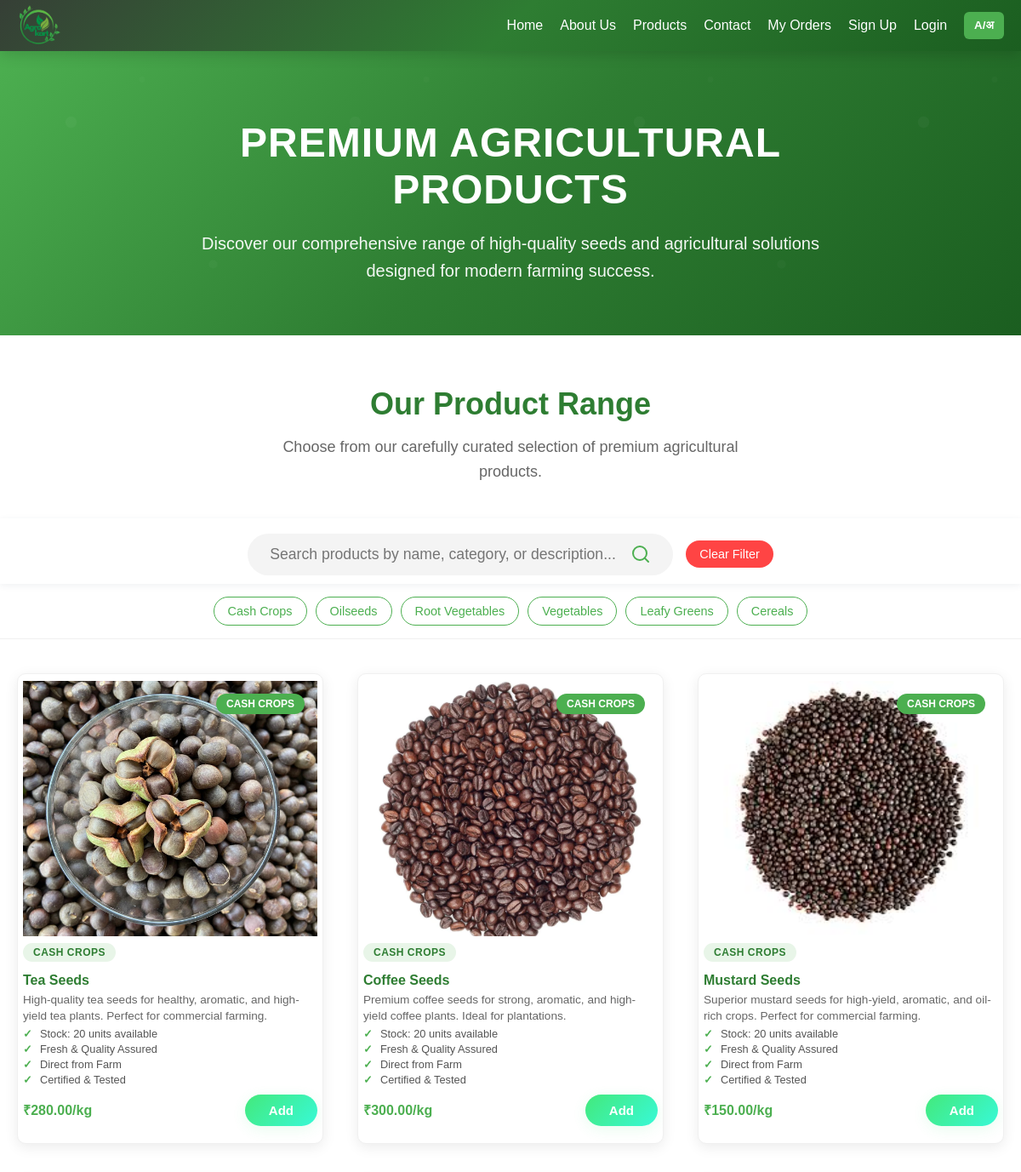
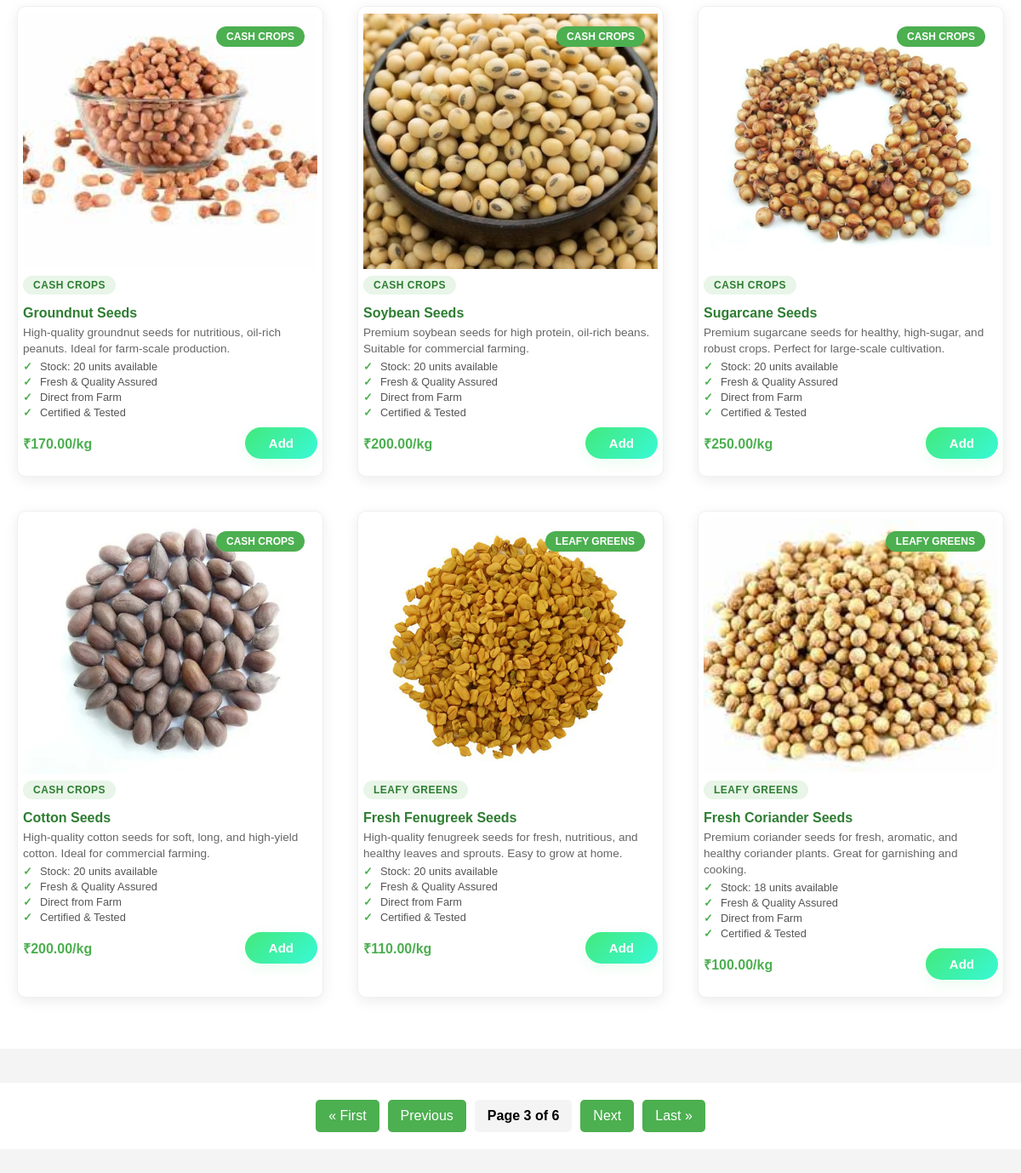
/product/?page=3, run on the app's committed database (2 pictures, top to bottom).
### core/models.py (models this page shows, shortened)
class Product(models.Model):
    name = models.CharField(max_length=200)
    name_mr = models.CharField(max_length=200, blank=True, null=True, verbose_name="Name in Marathi")
    description = models.TextField()
    description_mr = models.TextField(blank=True, null=True, verbose_name="Description in Marathi")
    price = models.DecimalField(max_digits=10, decimal_places=2)
    stock_quantity = models.IntegerField(default=0)
    image = models.ImageField(upload_to='products/', blank=True, null=True)
    category = models.CharField(max_length=100, blank=True)
    category_mr = models.CharField(max_length=100, blank=True, null=True, verbose_name="Category in Marathi")
    is_active = models.BooleanField(default=True)
    is_low_stock = models.BooleanField(default=False)
    created_at = models.DateTimeField(auto_now_add=True)
    class Meta:
        ordering = ['-created_at']

### core/views.py (the view, shortened to what this page needs)
# urls.py: path('product/', views.product_view, name='product'),
def product_view(request):
    from django.core.paginator import Paginator
    from django.db.models import Q
    search_query = request.GET.get('search', '')
    category_filter = request.GET.get('category', '')
    products = Product.objects.filter(is_active=True)
    if category_filter:
        products = products.filter(category__iexact=category_filter)
    products = products.order_by('-created_at')
    paginator = Paginator(products, 9)
    page_number = request.GET.get('page')
    page_obj = paginator.get_page(page_number)
    categories = [
        'Cash Crops',
        'Oilseeds',
        'Root Vegetables',
        'Vegetables',
        'Leafy Greens',
        'Cereals'
    ]
    return render(request, 'core/Product.html', {
        'products': page_obj,
        'categories': categories,
        'page_obj': page_obj,
        'search_query': search_query,
        'category_filter': category_filter
    })

### core/templates/core/Product.html (shortened to what this page needs)
{% load static %}
{% include "core/base_header.html" %}
<!DOCTYPE html>
<html lang="en">
<head>
</head>
<body>
  <section class="hero-section">
    <div class="hero-content">
      <h1 class="lang-text" data-en="Premium Agricultural Products" data-mr="प्रीमियम कृषी उत्पादने">Premium Agricultural Products</h1>
      <p class="lang-text"
         data-en="Discover our comprehensive range of high-quality seeds and agricultural solutions designed for modern farming success."
         data-mr="आधुनिक शेतीच्या यशासाठी डिझाइन केलेल्या उच्च दर्जाच्या बियाण्यांची आणि कृषी उपायांची आमची व्यापक श्रेणी शोधा.">
      </p>
    </div>
  </section>
  <section class="product-range-header">
    <h2 class="lang-text" data-en="Our Product Range" data-mr="आमची उत्पादन श्रेणी">Our Product Range</h2>
    <p class="lang-text"
       data-en="Choose from our carefully curated selection of premium agricultural products."
       data-mr="आमच्या काळजीपूर्वक निवडलेल्या प्रीमियम कृषी उत्पादनांमधून निवडा.">
    </p>
  </section>
  <div style="width:100%;background:#fff;box-shadow:0 2px 8px rgba(44,62,80,0.07);padding:18px 0 10px 0;display:flex;justify-content:center;align-items:center;z-index:10;position:relative;">
    <form method="GET" action="." style="display:flex;align-items:center;max-width:500px;width:100%;background:#f4f4f4;border-radius:30px;padding:6px 18px;">
      <input name="search" id="product-search-input" type="text" placeholder="Search products by name, category, or description..." value="{{ search_query|default:'' }}" style="flex:1;border:none;background:transparent;font-size:1.1rem;padding:8px 0 8px 8px;outline:none;">
      <button type="submit" style="background:none;border:none;cursor:pointer;padding:0 8px;">
        <svg width="24" height="24" fill="none" stroke="#4CAF50" stroke-width="2" stroke-linecap="round" stroke-linejoin="round"><circle cx="11" cy="11" r="8"/><line x1="21" y1="21" x2="16.65" y2="16.65"/></svg>
      </button>
    </form>
    <button onclick="clearAllFilters()" style="margin-left:15px;background:#ff4444;color:white;border:none;border-radius:20px;padding:8px 16px;font-size:0.9rem;font-weight:500;cursor:pointer;transition:all 0.3s ease;">
      Clear Filter
    </button>
  </div>
  <div style="width:100%;background:#fff;padding:15px 0;display:flex;justify-content:center;flex-wrap:wrap;gap:10px;border-bottom:1px solid #f0f0f0;">
    {% for cat in categories %}
      <a href="javascript:void(0);"
         class="category-btn {% if category_filter == cat %}category-btn-active{% endif %}"
         onclick="filterProducts('{{ cat|urlencode }}')">
        {{ cat }}
      </a>
    {% endfor %}
  </div>
  <section class="products-section">
    {% if products %}
      {% for product in products %}
        {% if product.is_active %}
          <div class="product-card">
            <div class="product-image-container">
              {% if product.image %}
                <img src="{{ product.image.url }}" alt="{{ product.name }}">
              {% else %}
                <img src="{% static 'images/agrokart.png' %}" alt="{{ product.name }}">
              {% endif %}
              {% if product.category %}
                <div class="product-badge">{{ product.category }}</div>
              {% endif %}
            </div>
            <div class="product-content">
              <div class="product-category">{{ product.category|upper|default:"SEEDS" }}</div>
              <h3>{{ product.name }}</h3>
              <p class="product-description">
                {{ product.description|truncatewords:20 }}
              </p>
              <ul class="product-features">
                <li>Stock: {{ product.stock_quantity }} units available</li>
                <li>Fresh & Quality Assured</li>
                <li>Direct from Farm</li>
                <li>Certified & Tested</li>
              </ul>
              <div class="product-footer">
                <div class="product-price">₹{{ product.price }}/kg</div>
                <button class="add-btn" data-product-id="{{ product.id }}">Add</button>
              </div>
            </div>
          </div>
        {% endif %}
      {% endfor %}
    {% else %}
      <div class="no-products">
        <h3>No products available at the moment</h3>
        <p>Please check back later or contact admin to add products.</p>
      </div>
    {% endif %}
  </section>
  {% if page_obj and page_obj.paginator.num_pages > 1 %}
  <div class="pagination-container" style="text-align: center; margin: 40px 0; padding: 20px; background: white;">
    <div class="pagination" style="display: inline-flex; gap: 10px; align-items: center;">
      {% if page_obj.has_previous %}
        <a href="?page=1" class="pagination-btn" style="padding: 10px 15px; background: #4CAF50; color: white; text-decoration: none; border-radius: 5px;">&laquo; First</a>
        <a href="?page={{ page_obj.previous_page_number }}" class="pagination-btn" style="padding: 10px 15px; background: #4CAF50; color: white; text-decoration: none; border-radius: 5px;">Previous</a>
      {% endif %}
      <span class="current-page" style="padding: 10px 15px; background: #f4f4f4; border-radius: 5px; font-weight: bold;">
        Page {{ page_obj.number }} of {{ page_obj.paginator.num_pages }}
      </span>
      {% if page_obj.has_next %}
        <a href="?page={{ page_obj.next_page_number }}" class="pagination-btn" style="padding: 10px 15px; background: #4CAF50; color: white; text-decoration: none; border-radius: 5px;">Next</a>
        <a href="?page={{ page_obj.paginator.num_pages }}" class="pagination-btn" style="padding: 10px 15px; background: #4CAF50; color: white; text-decoration: none; border-radius: 5px;">Last &raquo;</a>
      {% endif %}
    </div>
  </div>
  {% endif %}
</body>
</html>

### core/templates/core/Product.html (style rules this page uses)
* { margin: 0; padding: 0; box-sizing: border-box; font-family: 'Poppins', sans-serif; }
body { background-color: #f4f4f4; overflow-x: hidden; padding-top: 60px; }
.hero-section { background: linear-gradient(135deg, #4CAF50, #2E7D32, #1B5E20); color: white; text-align: center; padding: 80px 20px 60px; position: relative; overflow: hidden; }
.hero-section::before { content: ''; position: absolute; top: 0; left: 0; right: 0; bottom: 0; opacity: 0.3; }
.hero-content { position: relative; z-index: 2; max-width: 800px; margin: 0 auto; }
.hero-section h1 { font-size: 48px; font-weight: bold; margin-bottom: 20px; text-transform: uppercase; letter-spacing: 1px; }
.hero-section p { font-size: 20px; line-height: 1.6; opacity: 0.95; }
.product-range-header { text-align: center; padding: 60px 20px 40px; background: white; }
.product-range-header h2 { font-size: 36px; color: #2E7D32; margin-bottom: 15px; font-weight: bold; }
.product-range-header p { font-size: 18px; color: #666; max-width: 600px; margin: 0 auto; line-height: 1.6; }
.products-section { padding: 30px 10px 40px 10px; background: white; display: grid; grid-template-columns: repeat(3, 1fr); gap: 40px; max-width: 1300px; margin: 0 auto; }
.product-card { background: white; border-radius: 10px; box-shadow: 0 4px 16px rgba(0,0,0,0.08); overflow: hidden; transition: all 0.2s ease; position: relative; border: 1px solid #f0f0f0; height: 100%; min-height: 180px; margin-bottom: 12px; padding: 8px 6px 8px 6px; max-width: 400px; width: 100%; justify-self: center; }
.product-image-container { position: relative; overflow: hidden; }
.product-card img { width: 100%; height: 300px; object-fit: cover; transition: transform 0.3s ease; }
.product-badge { position: absolute; top: 15px; right: 15px; background: #4CAF50; color: white; padding: 5px 12px; border-radius: 20px; font-size: 12px; font-weight: bold; text-transform: uppercase; }
.product-content { padding: 8px 0 0 0; }
.product-category { display: inline-block; background: #E8F5E8; color: #2E7D32; padding: 4px 12px; border-radius: 15px; font-size: 12px; font-weight: bold; text-transform: uppercase; margin-bottom: 12px; letter-spacing: 0.5px; }
.product-content h3 { font-size: 1rem; font-weight: bold; margin-bottom: 4px; color: #2E7D32; line-height: 1.2; }
.product-description { font-size: 0.85rem; color: #666; margin-bottom: 4px; line-height: 1.4; }
.product-features { list-style: none; margin-bottom: 8px; }
.product-features li { font-size: 0.8rem; color: #555; margin-bottom: 3px; position: relative; padding-left: 20px; }
.product-features li::before { content: '✓'; position: absolute; left: 0; color: #4CAF50; font-weight: bold; }
.product-footer { display: flex; justify-content: space-between; align-items: center; margin-top: 10px; flex-direction: row; gap: 8px; align-items: center; }
.product-price { font-size: 1rem; font-weight: bold; color: #4CAF50; }
@media (max-width: 1200px) { .products-section { grid-template-columns: repeat(auto-fit, minmax(300px, 1fr)); padding: 40px 20px 60px 20px; } }
.add-btn { background: linear-gradient(135deg, #43e97b 0%, #38f9d7 100%); color: #fff; padding: 10px 28px; border: none; border-radius: 25px; font-size: 15px; font-weight: 600; box-shadow: 0 4px 16px rgba(67,233,123,0.12); cursor: pointer; transition: background 0.3s, box-shadow 0.3s, transform 0.2s; outline: none; margin-left: 10px; }
.category-btn { padding: 8px 16px; border-radius: 20px; text-decoration: none; font-size: 0.9rem; font-weight: 500; transition: all 0.3s ease; border: 1px solid #4CAF50; color: #4CAF50; background: transparent; }

### data on the page
Product: image (picture), category "CASH CROPS", name "Tea Seeds", description "High-quality tea seeds for healthy, aromatic, and high-yield tea plants. Perfect for commercial farming.", stock_quantity "20", price "280.00"
Product: image (picture), category "CASH CROPS", name "Coffee Seeds", description "Premium coffee seeds for strong, aromatic, and high-yield coffee plants. Ideal for plantations.", stock_quantity "20", price "300.00"
Product: image (picture), category "CASH CROPS", name "Mustard Seeds", description "Superior mustard seeds for high-yield, aromatic, and oil-rich crops. Perfect for commercial farming.", stock_quantity "20", price "150.00"
Product: image (picture), category "CASH CROPS", name "Groundnut Seeds", description "High-quality groundnut seeds for nutritious, oil-rich peanuts. Ideal for farm-scale production.", stock_quantity "20", price "170.00"
Product: image (picture), category "CASH CROPS", name "Soybean Seeds", description "Premium soybean seeds for high protein, oil-rich beans. Suitable for commercial farming.", stock_quantity "20", price "200.00"
Product: image (picture), category "CASH CROPS", name "Sugarcane Seeds", description "Premium sugarcane seeds for healthy, high-sugar, and robust crops. Perfect for large-scale cultivation.", stock_quantity "20", price "250.00"
Product: image (picture), category "CASH CROPS", name "Cotton Seeds", description "High-quality cotton seeds for soft, long, and high-yield cotton. Ideal for commercial farming.", stock_quantity "20", price "200.00"
Product: image (picture), category "LEAFY GREENS", name "Fresh Fenugreek Seeds", description "High-quality fenugreek seeds for fresh, nutritious, and healthy leaves and sprouts. Easy to grow at home.", stock_quantity "20", price "110.00"
Product: image (picture), category "LEAFY GREENS", name "Fresh Coriander Seeds", description "Premium coriander seeds for fresh, aromatic, and healthy coriander plants. Great for garnishing and cooking.", stock_quantity "18", price "100.00"

### other printed values
{{ cat }} "Cash Crops" "Oilseeds" "Root Vegetables" "Vegetables" "Leafy Greens" "Cereals"
{{ page_obj.number }} "3"
{{ page_obj.paginator.num_pages }} "6"
